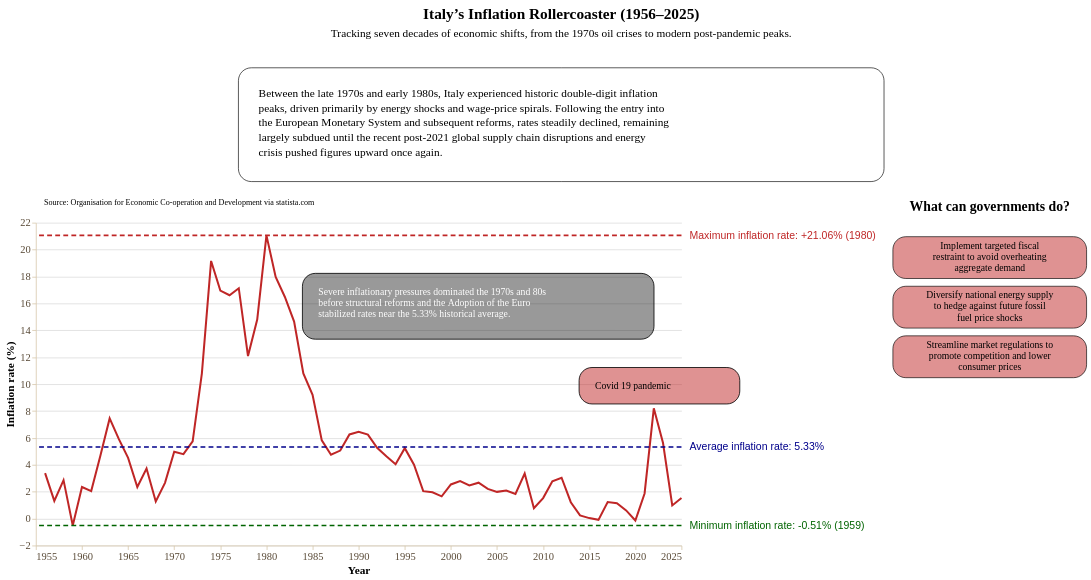

Notebook source saved alongside this figure:
### Markdown cell above
Data story with **horizontal bar chart**

### Code cell
story = (
    pn.Story(
    #Builing the Story class object
        data = inflation_italy,
        width = 800,
        height = 400,
        template = inflationTemplate #Using inflationTemplate
    )

    #Method invocation
    #Line chart
    .mark_line()

    #Data encoding
    #To create a horizontal bar chart we plot the cathegorical data on Y and the numerical data on X
    .encode(
        x = alt.X(
            # 'year' must be encoded as Quantitative (:Q) instead of Ordinal (:O) or Nominal (:N) because 
            # numerical features like scale limits (domain=[1956, 2025]), number formatting (format="d"), 
            # and precise axis tick counts (tickCount=10) require continuous numeric values.
            "year:Q",
            title = "Year",
            axis = alt.Axis(
                format = "d",
                tickCount = 10,
            ),
            scale = alt.Scale(domain=[1956, 2025])
        ),
        y = alt.Y(
            "inflation_rate:Q",
            title = "Inflation rate (%)",
            axis = alt.Axis(grid =True)
        ),
    )
    
    #Data source
    .add_source(
        text = "Source: Organisation for Economic Co-operation and Development via statista.com",
        position = "top",
        align = "left"
    )
    
    #Title and subtitle
    .add_title(
        title = "Italy’s Inflation Rollercoaster (1956–2025)",
        subtitle = "Tracking seven decades of economic shifts, from the 1970s oil crises to modern post-pandemic peaks.",
        align = "center"
    )

    #Context area (on the right)
    .add_context(
        text = "Between the late 1970s and early 1980s, Italy experienced historic double-digit inflation peaks, driven primarily by energy shocks and wage-price spirals. Following the entry into the European Monetary System and subsequent reforms, rates steadily declined, remaining largely subdued until the recent post-2021 global supply chain disruptions and energy crisis pushed figures upward once again.",
        position = "top",
    )

    #Average line
    .add_line(
        value = inflation_italy["inflation_rate"],
        math = "mean",
        label_text = "Average inflation rate: 5.33%",
        color = "darkblue",
        label_font_size = 13
    )

    #Min line
    .add_line(
        value = inflation_italy["inflation_rate"],
        math = "min",
        label_text = "Minimum inflation rate: -0.51% (1959)",
        color = "darkgreen",
        label_font_size = 13
    )

    #Max line
    .add_line(
        value = inflation_italy["inflation_rate"],
        math = "max",
        label_text = "Maximum inflation rate: +21.06% (1980)",
        label_font_size = 13
    )


    .add_annotation(
        x = 1977,
        y = 15,
        text = "Severe inflationary pressures dominated the 1970s and 80s before structural reforms and the Adoption of the Euro stabilized rates near the 5.33% historical average.",
        background_color = "rgba(0, 0, 0, 0.4)",
        text_color = "white"
    )

    .add_annotation(
        x = 2007,
        y = 8,
        text = "Covid 19 pandemic",
    )


    #Next steps
    .add_next_steps(
        position = "right",
        mode = "vertical",
        title = "What can governments do?",
        steps = ["Implement targeted fiscal restraint to avoid overheating aggregate demand", "Diversify national energy supply to hedge against future fossil fuel price shocks", "Streamline market regulations to promote competition and lower consumer prices"],
    )

    .render()
)

story

### Figure 1 — Vega-Lite specification as saved in the notebook (floating-point values rounded to 4 significant figures)
{"config": {"view": {"continuousWidth": 300, "continuousHeight": 300, "strokeWidth": 0}, "axis": {"domainColor": "#d8c9ad", "grid": false, "labelColor": "#594a37", "labelFont": "Montserrat", "labelFontSize": 13, "tickColor": "#d8c9ad", "titleColor": "#000000", "titleFont": "Montserrat", "titleFontSize": 14}, "bar": {"color": "rgb(191, 38, 38)"}, "legend": {"labelColor": "#594a37", "labelFont": "Montserrat", "labelFontSize": 12, "titleColor": "#000000", "titleFont": "Montserrat", "titleFontSize": 12}, "line": {"color": "rgb(191, 38, 38)"}, "mark": {"strokeWidth": 2.5}, "point": {"color": "rgb(143, 160, 255)", "filled": true, "size": 80}, "range": {"category": ["rgb(191, 38, 38)", "rgb(143, 160, 255)", "#348035", "#a46cc2", "#d96027"]}, "title": {"color": "#000000", "font": "Montserrat", "fontSize": 19}}, "vconcat": [{"layer": [{"mark": {"type": "text", "align": "center", "baseline": "top", "color": "#000000", "font": "Montserrat", "fontSize": 19, "fontWeight": "bold", "text": "Italy’s Inflation Rollercoaster (1956–2025)"}, "encoding": {"x": {"value": 400.0}, "y": {"value": 4}}}, {"mark": {"type": "text", "align": "center", "baseline": "top", "color": "#000000", "font": "Montserrat", "fontSize": 14, "text": "Tracking seven decades of economic shifts, from the 1970s oil crises to modern post-pandemic peaks."}, "encoding": {"x": {"value": 400.0}, "y": {"value": 30}}}], "data": {"name": "data-6fad5c34291b82fc9632cbce143d677a"}, "height": 58, "width": 800}, {"vconcat": [{"layer": [{"mark": {"type": "rect", "color": "rgb(255, 255, 255)", "cornerRadius": 16, "opacity": 1.0, "stroke": "#000000", "strokeWidth": 0.8}, "encoding": {"x": {"value": 0}, "x2": {"value": 800.0}, "y": {"value": 0}, "y2": {"value": 141.0}}}, {"mark": {"type": "text", "align": "left", "baseline": "top", "color": "rgb(0, 0, 0)", "font": "Montserrat", "fontSize": 14, "fontStyle": "normal", "fontWeight": "normal", "lineBreak": "\n", "lineHeight": 18.2, "text": "Between the late 1970s and early 1980s, Italy experienced historic double-digit inflation\npeaks, driven primarily by energy shocks and wage-price spirals. Following the entry into\nthe European Monetary System and subsequent reforms, rates steadily declined, remaining\nlargely subdued until the recent post-2021 global supply chain disruptions and energy\ncrisis pushed figures upward once again."}, "encoding": {"x": {"value": 25}, "y": {"value": 25}}}], "data": {"name": "data-6fad5c34291b82fc9632cbce143d677a"}, "height": 141.0, "width": 800.0}, {"hconcat": [{"layer": [{"data": {"name": "data-43e44181eea1af06f542adbf35a78813"}, "mark": {"type": "line"}, "encoding": {"x": {"axis": {"format": "d", "tickCount": 10}, "field": "year", "scale": {"domain": [1956, 2025]}, "title": "Year", "type": "quantitative"}, "y": {"axis": {"grid": true}, "field": "inflation_rate", "title": "Inflation rate (%)", "type": "quantitative"}}}, {"data": {"name": "data-6fad5c34291b82fc9632cbce143d677a"}, "mark": {"type": "text", "align": "left", "baseline": "bottom", "color": "rgb(0, 0, 0)", "font": "Montserrat", "fontSize": 10, "lineBreak": "\n", "text": "Source: Organisation for Economic Co-operation and Development via statista.com"}, "encoding": {"x": {"value": 10}, "y": {"value": -20}}}, {"layer": [{"data": {"name": "data-730fbcb8c6037fc6927ea25f42d457c1"}, "mark": {"type": "rule", "color": "darkblue", "strokeDash": [6, 4], "strokeWidth": 2}, "encoding": {"y": {"field": "y", "type": "quantitative"}}}, {"data": {"name": "data-5c82757f5133df61f8984ae83acd758e"}, "mark": {"type": "text", "align": "left", "color": "darkblue", "dx": 0, "dy": 0, "fontSize": 13, "fontStyle": "normal", "fontWeight": "normal"}, "encoding": {"text": {"value": "Average inflation rate: 5.33%"}, "x": {"value": 810}, "y": {"field": "y", "type": "quantitative"}}}]}, {"layer": [{"data": {"name": "data-225f745797ec6f120ae34d2036d499dc"}, "mark": {"type": "rule", "color": "darkgreen", "strokeDash": [6, 4], "strokeWidth": 2}, "encoding": {"y": {"field": "y", "type": "quantitative"}}}, {"data": {"name": "data-2284598142e446fe6c1bf85549e9de77"}, "mark": {"type": "text", "align": "left", "color": "darkgreen", "dx": 0, "dy": 0, "fontSize": 13, "fontStyle": "normal", "fontWeight": "normal"}, "encoding": {"text": {"value": "Minimum inflation rate: -0.51% (1959)"}, "x": {"value": 810}, "y": {"field": "y", "type": "quantitative"}}}]}, {"layer": [{"data": {"name": "data-b30937acf0f9e573050cd080784d8f33"}, "mark": {"type": "rule", "color": "rgb(191, 38, 38)", "strokeDash": [6, 4], "strokeWidth": 2}, "encoding": {"y": {"field": "y", "type": "quantitative"}}}, {"data": {"name": "data-da9b15178e0d646b7182a14e3d154ca3"}, "mark": {"type": "text", "align": "left", "color": "rgb(191, 38, 38)", "dx": 0, "dy": 0, "fontSize": 13, "fontStyle": "normal", "fontWeight": "normal"}, "encoding": {"text": {"value": "Maximum inflation rate: +21.06% (1980)"}, "x": {"value": 810}, "y": {"field": "y", "type": "quantitative"}}}]}, {"layer": [{"mark": {"type": "rect", "color": "rgba(0, 0, 0, 0.4)", "cornerRadius": 16, "opacity": 1.0, "stroke": "#000000", "strokeWidth": 1}, "encoding": {"x": {"field": "box_x1", "type": "quantitative"}, "x2": {"field": "box_x2"}, "y": {"field": "box_y1", "type": "quantitative"}, "y2": {"field": "box_y2"}}}, {"mark": {"type": "text", "align": "left", "baseline": "top", "color": "white", "font": "Montserrat", "fontSize": 12, "lineBreak": "\n", "lineHeight": 13.5, "text": "Severe inflationary pressures dominated the 1970s and 80s\nbefore structural reforms and the Adoption of the Euro\nstabilized rates near the 5.33% historical average."}, "encoding": {"x": {"field": "text_x", "type": "quantitative"}, "y": {"field": "text_y", "type": "quantitative"}}}], "data": {"name": "data-00c27fec31c749c40b31cb8376b53371"}}, {"layer": [{"mark": {"type": "rect", "color": "rgba(191, 38, 38, 0.5)", "cornerRadius": 16, "opacity": 1.0, "stroke": "#000000", "strokeWidth": 1}, "encoding": {"x": {"field": "box_x1", "type": "quantitative"}, "x2": {"field": "box_x2"}, "y": {"field": "box_y1", "type": "quantitative"}, "y2": {"field": "box_y2"}}}, {"mark": {"type": "text", "align": "left", "baseline": "top", "color": "rgb(0, 0, 0)", "font": "Montserrat", "fontSize": 12, "lineBreak": "\n", "lineHeight": 13.5, "text": "Covid 19 pandemic"}, "encoding": {"x": {"field": "text_x", "type": "quantitative"}, "y": {"field": "text_y", "type": "quantitative"}}}], "data": {"name": "data-ca8590cbc47ec685cb77c79418ff06a1"}}], "height": 400, "width": 800}, {"layer": [{"mark": {"type": "rect", "color": "rgba(191, 38, 38, 0.5)", "cornerRadius": 16, "opacity": 1.0, "stroke": "#000000", "strokeWidth": 0.8}, "encoding": {"x": {"axis": null, "field": "x", "type": "quantitative"}, "x2": {"field": "x2"}, "y": {"axis": null, "field": "y", "type": "quantitative"}, "y2": {"field": "y2"}}}, {"mark": {"type": "text", "align": "center", "baseline": "top", "clip": true, "color": "rgb(0, 0, 0)", "font": "Montserrat", "fontSize": 12, "lineBreak": "\n", "lineHeight": 14}, "encoding": {"text": {"field": "text", "type": "nominal"}, "x": {"axis": null, "field": "x_mid", "type": "quantitative"}, "y": {"axis": null, "field": "y_text", "type": "quantitative"}}}], "data": {"name": "data-13f36e88734326e2b4e93512cc2c9663"}, "height": 192, "title": {"text": ["What can governments do?"], "color": "rgb(0, 0, 0)", "font": "Montserrat", "fontSize": 17, "offset": 10}, "width": 240}]}], "center": true}], "center": true, "resolve": {"axis": {"x": "shared", "y": "shared"}}, "$schema": "https://vega.github.io/schema/vega-lite/v6.4.1.json", "datasets": {"data-6fad5c34291b82fc9632cbce143d677a": [{"_": 0}], "data-43e44181eea1af06f542adbf35a78813": [{"year": 1956, "inflation_rate": 3.38}, {"year": 1957, "inflation_rate": 1.32}, {"year": 1958, "inflation_rate": 2.86}, {"year": 1959, "inflation_rate": -0.51}, {"year": 1960, "inflation_rate": 2.35}, {"year": 1961, "inflation_rate": 2.05}, {"year": 1962, "inflation_rate": 4.69}, {"year": 1963, "inflation_rate": 7.45}, {"year": 1964, "inflation_rate": 5.91}, {"year": 1965, "inflation_rate": 4.52}, {"year": 1966, "inflation_rate": 2.35}, {"year": 1967, "inflation_rate": 3.73}, {"year": 1968, "inflation_rate": 1.28}, {"year": 1969, "inflation_rate": 2.66}, {"year": 1970, "inflation_rate": 4.97}, {"year": 1971, "inflation_rate": 4.79}, {"year": 1972, "inflation_rate": 5.75}, {"year": 1973, "inflation_rate": 10.8}, {"year": 1974, "inflation_rate": 19.16}, {"year": 1975, "inflation_rate": 16.95}, {"year": 1976, "inflation_rate": 16.61}, {"year": 1977, "inflation_rate": 17.13}, {"year": 1978, "inflation_rate": 12.09}, {"year": 1979, "inflation_rate": 14.8}, {"year": 1980, "inflation_rate": 21.06}, {"year": 1981, "inflation_rate": 17.97}, {"year": 1982, "inflation_rate": 16.48}, {"year": 1983, "inflation_rate": 14.65}, {"year": 1984, "inflation_rate": 10.79}, {"year": 1985, "inflation_rate": 9.21}, {"year": 1986, "inflation_rate": 5.82}, {"year": 1987, "inflation_rate": 4.75}, {"year": 1988, "inflation_rate": 5.06}, {"year": 1989, "inflation_rate": 6.26}, {"year": 1990, "inflation_rate": 6.46}, {"year": 1991, "inflation_rate": 6.25}, {"year": 1992, "inflation_rate": 5.27}, {"year": 1993, "inflation_rate": 4.63}, {"year": 1994, "inflation_rate": 4.05}, {"year": 1995, "inflation_rate": 5.24}, {"year": 1996, "inflation_rate": 4.01}, {"year": 1997, "inflation_rate": 2.04}, {"year": 1998, "inflation_rate": 1.96}, {"year": 1999, "inflation_rate": 1.66}, {"year": 2000, "inflation_rate": 2.54}, {"year": 2001, "inflation_rate": 2.79}, {"year": 2002, "inflation_rate": 2.47}, {"year": 2003, "inflation_rate": 2.67}, {"year": 2004, "inflation_rate": 2.21}, {"year": 2005, "inflation_rate": 1.99}, {"year": 2006, "inflation_rate": 2.09}, {"year": 2007, "inflation_rate": 1.83}, {"year": 2008, "inflation_rate": 3.35}, {"year": 2009, "inflation_rate": 0.77}, {"year": 2010, "inflation_rate": 1.53}, {"year": 2011, "inflation_rate": 2.78}, {"year": 2012, "inflation_rate": 3.04}, {"year": 2013, "inflation_rate": 1.22}, {"year": 2014, "inflation_rate": 0.24}, {"year": 2015, "inflation_rate": 0.04}, {"year": 2016, "inflation_rate": -0.09}, {"year": 2017, "inflation_rate": 1.23}, {"year": 2018, "inflation_rate": 1.14}, {"year": 2019, "inflation_rate": 0.61}, {"year": 2020, "inflation_rate": -0.14}, {"year": 2021, "inflation_rate": 1.87}, {"year": 2022, "inflation_rate": 8.2}, {"year": 2023, "inflation_rate": 5.62}, {"year": 2024, "inflation_rate": 0.98}, {"year": 2025, "inflation_rate": 1.53}], "data-730fbcb8c6037fc6927ea25f42d457c1": [{"y": 5.33}], "data-5c82757f5133df61f8984ae83acd758e": [{"y": 5.33, "label_x": 0}], "data-225f745797ec6f120ae34d2036d499dc": [{"y": -0.51}], "data-2284598142e446fe6c1bf85549e9de77": [{"y": -0.51, "label_x": 0}], "data-b30937acf0f9e573050cd080784d8f33": [{"y": 21.06}], "data-da9b15178e0d646b7182a14e3d154ca3": [{"y": 21.06, "label_x": 0}], "data-00c27fec31c749c40b31cb8376b53371": [{"subject_x": 1977.0, "subject_y": 15.0, "connector_x": 1984.0, "connector_y": 17.14, "tip_x": 1977.0, "tip_y": 15.11, "box_x1": 1984.0, "box_x2": 2022.0, "box_y1": 13.34, "box_y2": 18.24, "text_x": 1986.0, "text_y": 17.16}], "data-ca8590cbc47ec685cb77c79418ff06a1": [{"subject_x": 2007.0, "subject_y": 8.0, "connector_x": 2014.0, "connector_y": 10.87, "tip_x": 2007.0, "tip_y": 8.144, "box_x1": 2014.0, "box_x2": 2031.0, "box_y1": 8.526, "box_y2": 11.24, "text_x": 2016.0, "text_y": 10.16}], "data-13f36e88734326e2b4e93512cc2c9663": [{"x": 0, "y": 128, "x2": 240, "y2": 182, "text": "Implement targeted fiscal\nrestraint to avoid overheating\naggregate demand", "x_mid": 120.0, "y_text": 176}, {"x": 0, "y": 64, "x2": 240, "y2": 118, "text": "Diversify national energy supply\nto hedge against future fossil\nfuel price shocks", "x_mid": 120.0, "y_text": 112}, {"x": 0, "y": 0, "x2": 240, "y2": 54, "text": "Streamline market regulations to\npromote competition and lower\nconsumer prices", "x_mid": 120.0, "y_text": 48}]}}
